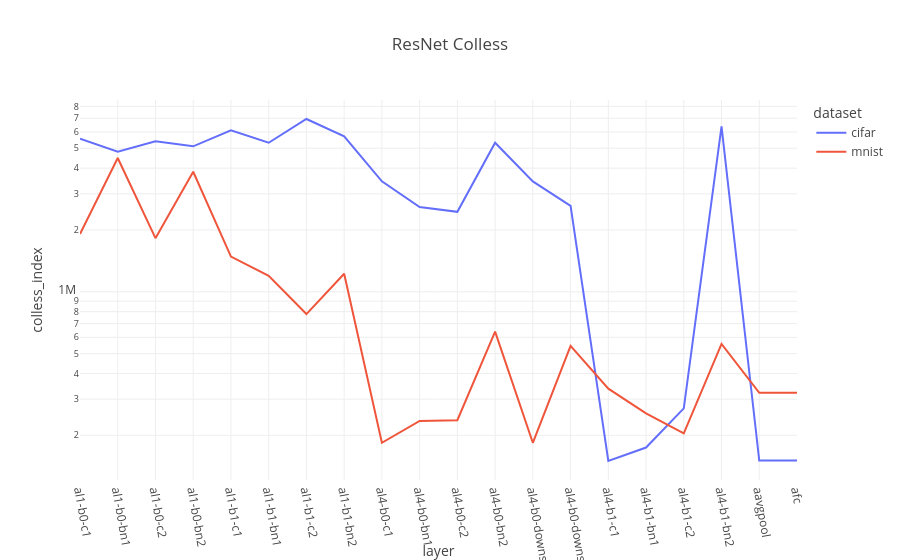

Here is the notebook cell this chart was saved with:
### Code cell
resnet = block_data[(block_data['model']=='resnet') & (block_data['split']=='trainUval')].copy()

resnet["layer_idx"] = resnet["layer"].apply(lambda x: block_order['resnet'].index(x))
resnet.sort_values("layer_idx", inplace=True)

fig = px.line(resnet, x="layer", y="colless_index", color="dataset", color_discrete_sequence=px.colors.qualitative.Plotly, title="ResNet Colless")
fig.update_xaxes(tickangle=80)
fig.update_yaxes(type="log")

### Figure 1 — Plotly figure (JSON) as saved in the notebook; plotly's stock layout.template omitted (floating-point values rounded to 4 significant figures)
{"data": [{"hovertemplate": "dataset=cifar<br>layer=%{x}<br>colless_index=%{y}<extra></extra>", "legendgroup": "cifar", "line": {"color": "#636EFA", "dash": "solid"}, "marker": {"symbol": "circle"}, "mode": "lines", "name": "cifar", "orientation": "v", "showlegend": true, "type": "scatter", "x": ["al1-b0-c1", "al1-b0-bn1", "al1-b0-c2", "al1-b0-bn2", "al1-b1-c1", "al1-b1-bn1", "al1-b1-c2", "al1-b1-bn2", "al4-b0-c1", "al4-b0-bn1", "al4-b0-c2", "al4-b0-bn2", "al4-b0-downsample-conv", "al4-b0-downsample-bn", "al4-b1-c1", "al4-b1-bn1", "al4-b1-c2", "al4-b1-bn2", "aavgpool", "afc"], "xaxis": "x", "y": [5565000.0, 4809000.0, 5413000.0, 5111000.0, 6111000.0, 5321000.0, 6944000.0, 5711000.0, 3451000.0, 2588000.0, 2452000.0, 5324000.0, 3451000.0, 2623000.0, 149900.0, 174400.0, 270400.0, 6400000.0, 150700.0, 150700.0], "yaxis": "y"}, {"hovertemplate": "dataset=mnist<br>layer=%{x}<br>colless_index=%{y}<extra></extra>", "legendgroup": "mnist", "line": {"color": "#EF553B", "dash": "solid"}, "marker": {"symbol": "circle"}, "mode": "lines", "name": "mnist", "orientation": "v", "showlegend": true, "type": "scatter", "x": ["al1-b0-c1", "al1-b0-bn1", "al1-b0-c2", "al1-b0-bn2", "al1-b1-c1", "al1-b1-bn1", "al1-b1-c2", "al1-b1-bn2", "al4-b0-c1", "al4-b0-bn1", "al4-b0-c2", "al4-b0-bn2", "al4-b0-downsample-conv", "al4-b0-downsample-bn", "al4-b1-c1", "al4-b1-bn1", "al4-b1-c2", "al4-b1-bn2", "aavgpool", "afc"], "xaxis": "x", "y": [1910000.0, 4484000.0, 1825000.0, 3844000.0, 1484000.0, 1197000.0, 778900.0, 1224000.0, 183800.0, 234900.0, 236900.0, 639500.0, 183800.0, 545400.0, 337200.0, 256000.0, 204600.0, 557300.0, 321800.0, 321800.0], "yaxis": "y"}], "layout": {"legend": {"title": {"text": "dataset"}, "tracegroupgap": 0}, "title": {"text": "ResNet Colless"}, "xaxis": {"anchor": "y", "domain": [0, 1], "tickangle": 80, "title": {"text": "layer"}}, "yaxis": {"anchor": "x", "domain": [0, 1], "title": {"text": "colless_index"}, "type": "log"}}}
